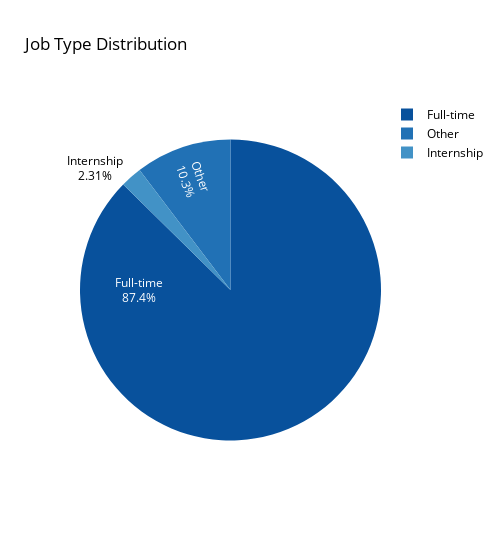
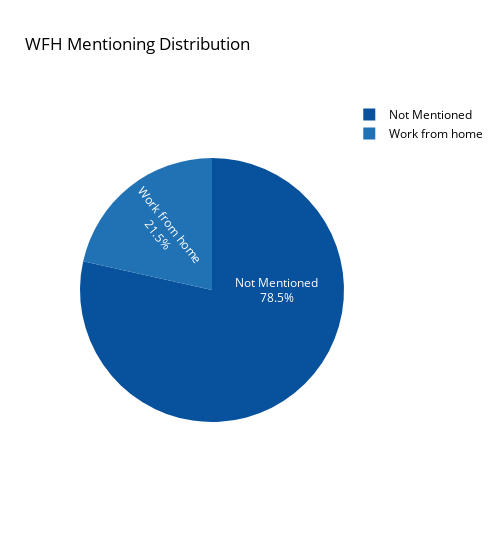

Notebook cell for these charts, in order:
### Markdown cell above
CA stands out for the number of jobs. And MD, VA and DC also rank in front of the locations because of the single search for DC.

### Code cell
import plotly.graph_objs as go
import plotly.express as px

# Calculate the value counts for job_type and WFH_Mentioning
job_type_counts = df_new['job_type'].value_counts()
wfh_mentioning_counts = df_new['WFH_Mentioning'].value_counts()

# Define a function to create a pie chart with LinkedIn blue theme
def create_pie_chart(labels, values, title):
    fig = go.Figure(
        data=[go.Pie(
            labels=labels,
            values=values,
            textinfo='label+percent',
            insidetextorientation='radial',
            marker=dict(colors=px.colors.sequential.Blues_r[1:])
        )]
    )
    
    fig.update_layout(
        title=title,
        font=dict(color='black'),
        template="simple_white",
        width = 500
    )
    
    return fig

# Create pie charts for job_type and WFH_Mentioning
job_type_pie_chart = create_pie_chart(job_type_counts.index, job_type_counts.values, 'Job Type Distribution')
wfh_mentioning_pie_chart = create_pie_chart(wfh_mentioning_counts.index, wfh_mentioning_counts.values, 'WFH Mentioning Distribution')

# Display the pie charts
job_type_pie_chart.show()
wfh_mentioning_pie_chart.show()

### Figure 1 — Plotly figure (JSON) as saved in the notebook; plotly's stock layout.template omitted (floating-point values rounded to 4 significant figures)
{"data": [{"insidetextorientation": "radial", "labels": ["Full-time", "Other", "Internship"], "marker": {"colors": ["rgb(8,81,156)", "rgb(33,113,181)", "rgb(66,146,198)", "rgb(107,174,214)", "rgb(158,202,225)", "rgb(198,219,239)", "rgb(222,235,247)", "rgb(247,251,255)"]}, "textinfo": "label+percent", "type": "pie", "values": [719, 85, 19]}], "layout": {"font": {"color": "black"}, "title": {"text": "Job Type Distribution"}, "width": 500}}

### Figure 2 — Plotly figure (JSON) as saved in the notebook; plotly's stock layout.template omitted (floating-point values rounded to 4 significant figures)
{"data": [{"insidetextorientation": "radial", "labels": ["Not Mentioned", "Work from home"], "marker": {"colors": ["rgb(8,81,156)", "rgb(33,113,181)", "rgb(66,146,198)", "rgb(107,174,214)", "rgb(158,202,225)", "rgb(198,219,239)", "rgb(222,235,247)", "rgb(247,251,255)"]}, "textinfo": "label+percent", "type": "pie", "values": [646, 177]}], "layout": {"font": {"color": "black"}, "title": {"text": "WFH Mentioning Distribution"}, "width": 500}}
